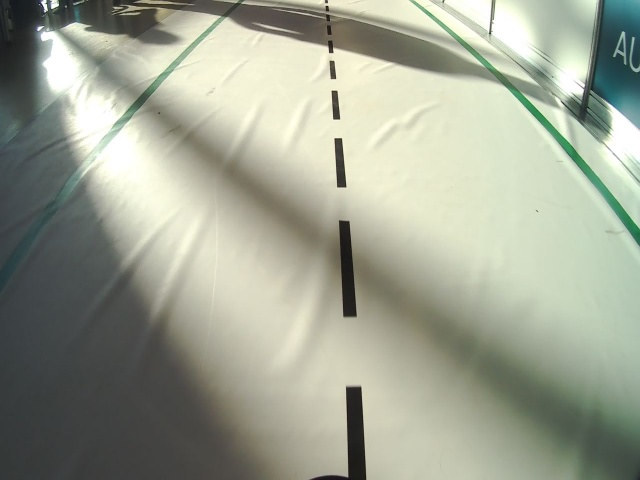
#> input picture pics_frame1_x/frame1.png, 640 x 480 px, found by its file name
$ python mh_test.py
#> lines starting #> are read from the running program, lines starting #| are printed output that depends on the picture; after the words box and inside, x2 and y2 are one past the last pixel; in counts of white or black regions, pixels touching at a corner belong together
#!/usr/bin/python

'''
* assumption #1 : lane is oriented to be parallel with the direction of movement
*                 it means that lines will be extended slightly inwards
* assumption #2 : lines will never reach the horizon, either disappearing with distance
'''

import cv2
import numpy as np

def region_of_interest(img, vertices):
    # Define a blank matrix that matches the image height/width.
    mask = np.zeros_like(img)   # black image with origin image sizes
    # Return the number of color channels of the image.
    #channel_count = img.shape[2]
    # Array with white colour (255, 255, 255)
    #match_mask_color = (255,) * channel_count
    match_mask_color = 255  # <-- This line altered for grayscale.
    # Fill inside the polygon
    # all black except roi (via vertices)
    cv2.fillPoly(mask, vertices, match_mask_color)
    # Returning the image only where mask pixels match
    masked_image = cv2.bitwise_and(img, mask)
    return masked_image

def draw_lines(img, lines, color=[255, 0, 0], thickness=3):
    # If there are no lines to draw, exit.
    if lines is None:
        return
    # Make a copy of the original image.
    img = np.copy(img)
    # Create a blank image that matches the original in size.
    line_img = np.zeros(
        (
            img.shape[0],
            img.shape[1],
            3
        ),
        dtype=np.uint8,
    )
    # Loop over all lines and draw them on the blank image.
    for line in lines:
        for x1, y1, x2, y2 in line:
            cv2.line(line_img, (x1, y1), (x2, y2), color, thickness)
    # Merge the image with the lines onto the original.
    img = cv2.addWeighted(img, 0.8, line_img, 1.0, 0.0)
    # Return the modified image.
    return img

# reading in an image
image = cv2.imread("frame1.png")
#> image is the input picture: shape (480, 640, 3); mean B, G, R 146.5, 162.8, 158.2
# reseizing the image
resize_koef = 0.8 # for sample1
# resize_koef = 1     # for frame6
new_width   = int(image.shape[1] * resize_koef)
#> new_width = 512
new_heigth  = int(image.shape[0] * resize_koef)
#> new_heigth = 384
resized_img = cv2.resize(image, (new_width, new_heigth))
# crop the resized image (y, x)
# cropped_img = resized_img[0:360,:] # for sample1
# cropped_img = resized_img[0:170,:]
cropped_img = resized_img
gray_roi    = cv2.cvtColor(cropped_img, cv2.COLOR_RGB2GRAY)
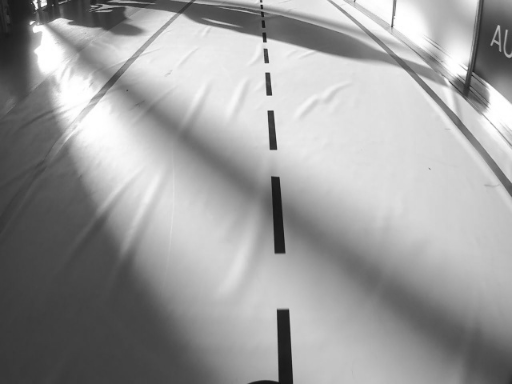
#> gray_roi: shape (384, 512); min 18, max 255, mean 157.3
canny_img   = cv2.Canny(gray_roi, 100, 400)
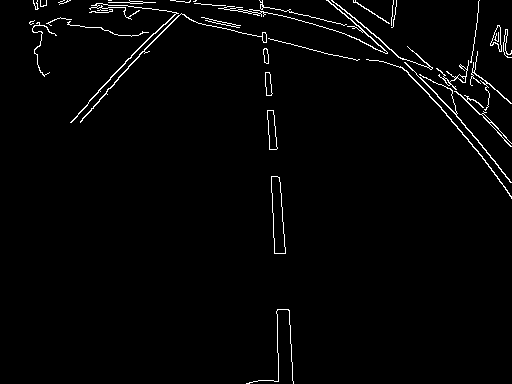
#> canny_img: shape (384, 512); 2% white in thin lines or dots
# info about images
print('This image is:',     type(image),        'with dimensions:', image.shape)
#| This image is: <class 'numpy.ndarray'> with dimensions: (480, 640, 3)
print('Reseized image is:', type(resized_img),  'with dimensions:', resized_img.shape)
#| Reseized image is: <class 'numpy.ndarray'> with dimensions: (384, 512, 3)
print('Cropped image is:',  type(cropped_img),  'with dimensions:', cropped_img.shape)
#| Cropped image is: <class 'numpy.ndarray'> with dimensions: (384, 512, 3)
# define the Region of Interest (ROI)
# point (0, 0) - upper left corner!
''' for sample1
center_roi_vertice = (int(cropped_img.shape[1]/1.7), int(cropped_img.shape[0]/2.7)) # for sample1
roi_vertices = [
    (0, cropped_img.shape[0]),
    center_roi_vertice,
    (cropped_img.shape[1], cropped_img.shape[0])
]

'''
# for frame 6 & frame 1
roi_vertices = [
    (0+15+50, cropped_img.shape[0]),
    (0+130+50, int(cropped_img.shape[0]/3.3)),
    (cropped_img.shape[1]-110, int(cropped_img.shape[0]/3.3)),
    (cropped_img.shape[1], cropped_img.shape[0])
]
'''
cv2.circle(cropped_img, roi_vertices[0], 5, (0, 255, 0), thickness=-1)
cv2.circle(cropped_img, roi_vertices[1], 5, (0, 255, 0), thickness=-1)
cv2.circle(cropped_img, roi_vertices[2], 5, (0, 255, 0), thickness=-1)
cv2.circle(cropped_img, roi_vertices[3], 5, (0, 255, 0), thickness=-1)
'''
# cv2.imshow('original', image)
# cv2.imshow('resized', resized_img)
# cv2.imshow('cropped', cropped_img)
cv2.imshow('canny', canny_img)
cv2.imwrite('canny_frame1.png', canny_img)

# Cropping to Region of Interest (ROI)
roi_image = region_of_interest(
    canny_img,
    np.array([roi_vertices], np.int32) # from list make numpy array
)
#> in region_of_interest, `cv2.fillPoly(mask, vertices, match_mask_color)`:
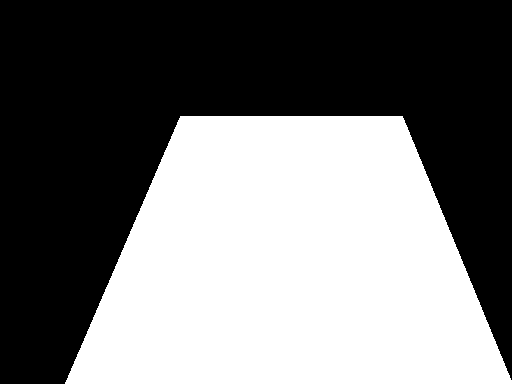
#> mask: shape (384, 512); 45.7% white; 1 white region, box (x1, y1, x2, y2) and area: (65, 116, 512, 384) 89889
#> in region_of_interest, `masked_image = cv2.bitwise_and(img, mask)`:
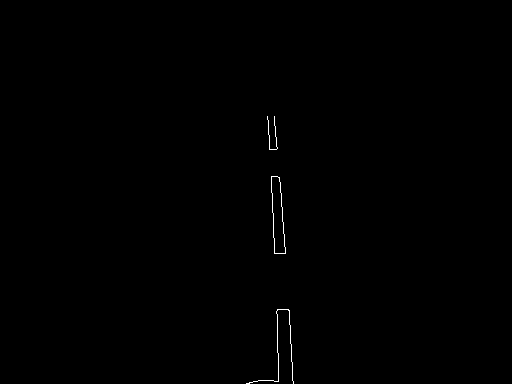
#> masked_image: shape (384, 512); 0.22% white in thin lines or dots, all inside (x1, y1, x2, y2) = (246, 116, 294, 384)

# cv2.imshow('old_roi', roi_image)

# array with lines [[x1, y1, x2, y2]]
lines = cv2.HoughLinesP(
    roi_image,
    rho=6,
    theta=np.pi / 60,
    threshold=160,
    lines=np.array([]),
    minLineLength=40,
    maxLineGap=25
)
#> lines = [[288, 309, 292, 380], [277, 352, 277, 309]]

''' analog of draw_lines
for i in lines:
    print('1 ', i)
    print('0 ', i[0])
    print('00 ', i[0][0])

    cv2.line(cropped_img, (i[0][0], i[0][1]),(i[0][2], i[0][3]), (0, 0, 255), thickness=3)
'''
line_image = draw_lines(
    cropped_img,
    lines,
    thickness=5
)
#> the loop in draw_lines, `for line in lines:` made 2 passes
#> in draw_lines, `img = cv2.addWeighted(img, 0.8, line_img, 1.0, 0.0)`:
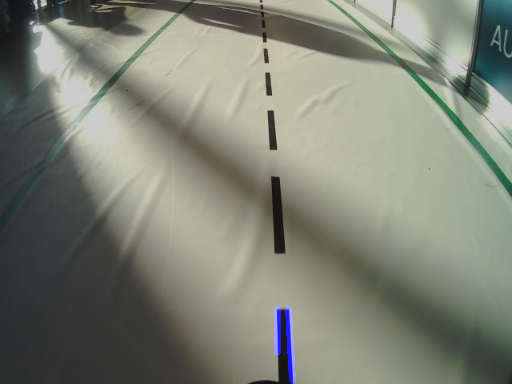
#> img: shape (384, 512, 3); mean of channels 0, 1, 2 117.9, 130.2, 126.5; drawn as B, G, R

cv2.imshow('with_lines', line_image)
'''
# Let's divide lines into left_line and right_line
left_line_x = []
left_line_y = []

right_line_x = []
right_line_y = []

for line in lines:
    for x1, y1, x2, y2 in line:
        slope = float(y2 - y1)/float(x2 - x1) # <-- Calculating the slope.
        #print(line)
        #print('Slope ', slope )
        if math.fabs(slope) < 0.5: # <-- Only consider extreme slope
            continue
        if slope <= 0: # <-- If the slope is negative, left group.
            left_line_x.extend([x1, x2])
            left_line_y.extend([y1, y2])
        else: # <-- Otherwise, right group.
            right_line_x.extend([x1, x2])
            right_line_y.extend([y1, y2])
cv2.imshow('cropped', cropped_img)
min_y = cropped_img.shape[0] * 0.4  # <-- Just below the horizon
max_y = cropped_img.shape[0]        # <-- The bottom of the image

print('min_y', min_y)
min_y = int(min_y)
poly_left = np.poly1d(np.polyfit(
    left_line_y,
    left_line_x,
    deg=1
))

left_x_start = int(poly_left(max_y))
left_x_end = int(poly_left(min_y))

poly_right = np.poly1d(np.polyfit(
    right_line_y,
    right_line_x,
    deg=1
))


right_x_start = int(poly_right(max_y))
right_x_end = int(poly_right(min_y))


line_image = draw_lines(
    cropped_img,
    [[
        [left_x_start, max_y, left_x_end, min_y],
        [right_x_start, max_y, right_x_end, min_y],
    ]],
    thickness=5
)

cv2.imwrite('new_frame1.png', line_image)

cv2.imshow('ROI',    roi_image)
cv2.imshow('Origin', line_image)
'''

cv2.waitKey(0)
cv2.destroyAllWindows()
